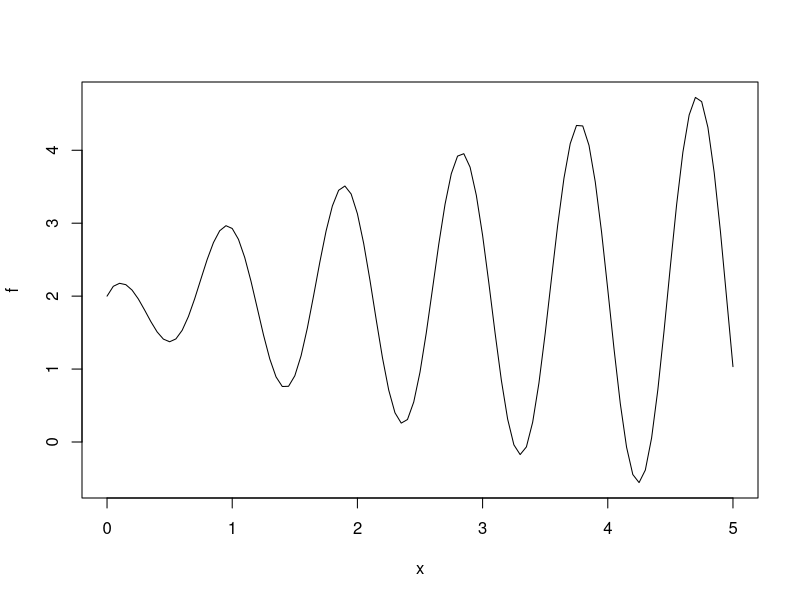
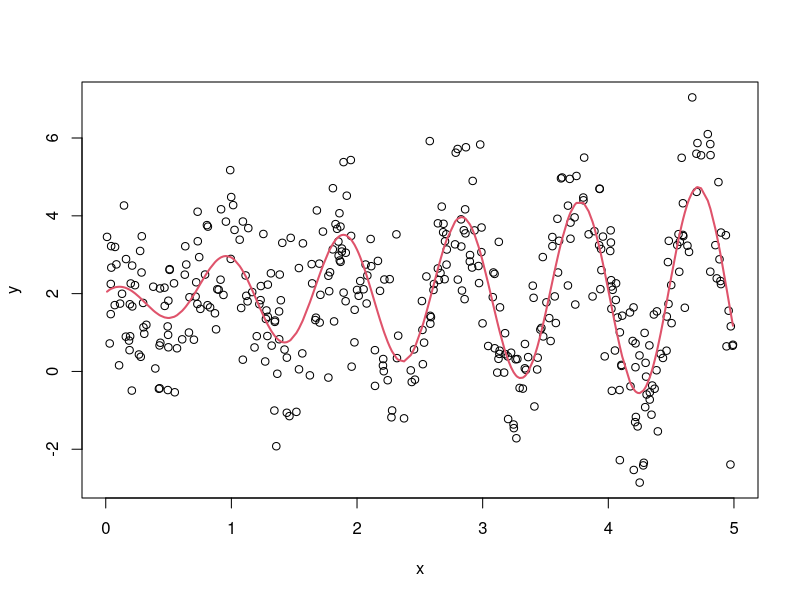
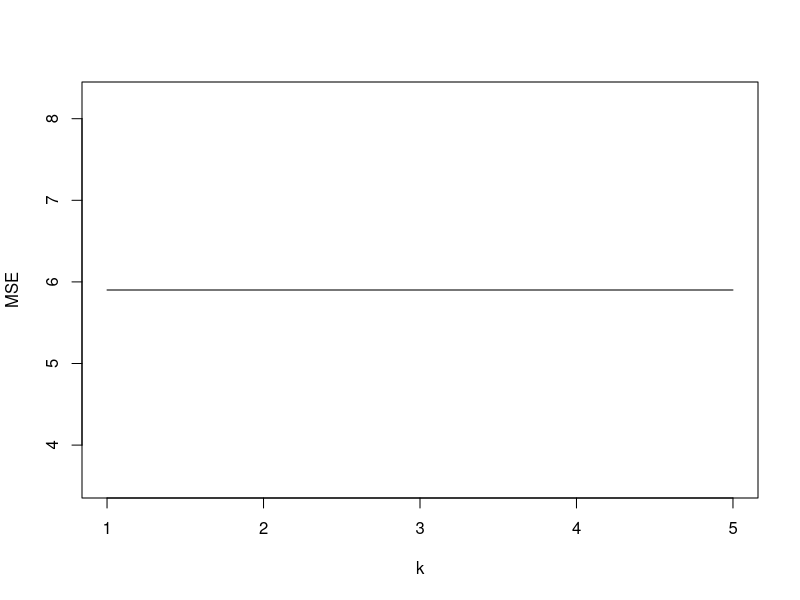

These charts were generated, in order, by the following R code:
#You can try to modify the denominator inside the cosine to change the complexity of f*
f=function(x){
  y=2+x^(.2)*cos(x/.15)/x^-.45
  return(y)
}
plot(f,0,5)
#Points simulation: you change n and sigma
N=400
sigma=1.2
x=runif(N,0,5);x=sort(x) #For convenience, the input x is sorted
y=rep(0,times=N)
for(i in 1:N){
  y[i]=f(x[i])+rnorm(1,0,sigma)
}
plot(x,y)
points(x,f(x),type="l",col=2,lwd=2)


L=function(hh,x_test,x_train){
  N = length(x_test)
  N2 = length(x_train)
  L=matrix(rep(0,times=N2*N2), ncol=N2)
  
  for(m in 1:N){
    cond = 0
    zz=rep(x_test[m],times=N2)
    for(j in 1:N2){
      cond[j] = ifelse(abs(x_test[m]-x_train[j]) > hh, 0, 1)
    }
    bottom=sum((1-(zz-x_train)^2/h)^2*cond)
    L[m,]=(1-(zz-x_train)^2/h)^2*cond/bottom
  }
  return(L)
}





# 5 Fold CV
xCV <-x[sample(length(x))]
yCV <-y[sample(length(y))]
data = cbind(xCV, yCV)

# Partir
folds <- cut(seq(1,nrow(data)),breaks=5,labels=FALSE)

MSE_final= vector()
h=seq(.1,2.1,by=.5)

for(k in 1:length(h)){
  MSE = vector()
    for(i in 1:5){
    test_i <- which(folds==i,arr.ind=TRUE)
    test <- data[test_i, ]
    x_test = test[,1]
    y_test = test[,2]
    train <- data[-test_i, ]
    x_train = train[,1]
    y_train = train[,2]
    
    ff = L(h,x_test,x_train)%*%y_train
    MSE[i] = mean((ff-y_test)^2)
  }
  MSE_final[k] = mean(MSE)
}
plot(MSE_final, type = 'l', xlab = 'k', ylab = 'MSE')
which.min(MSE_final)
min(MSE_final)